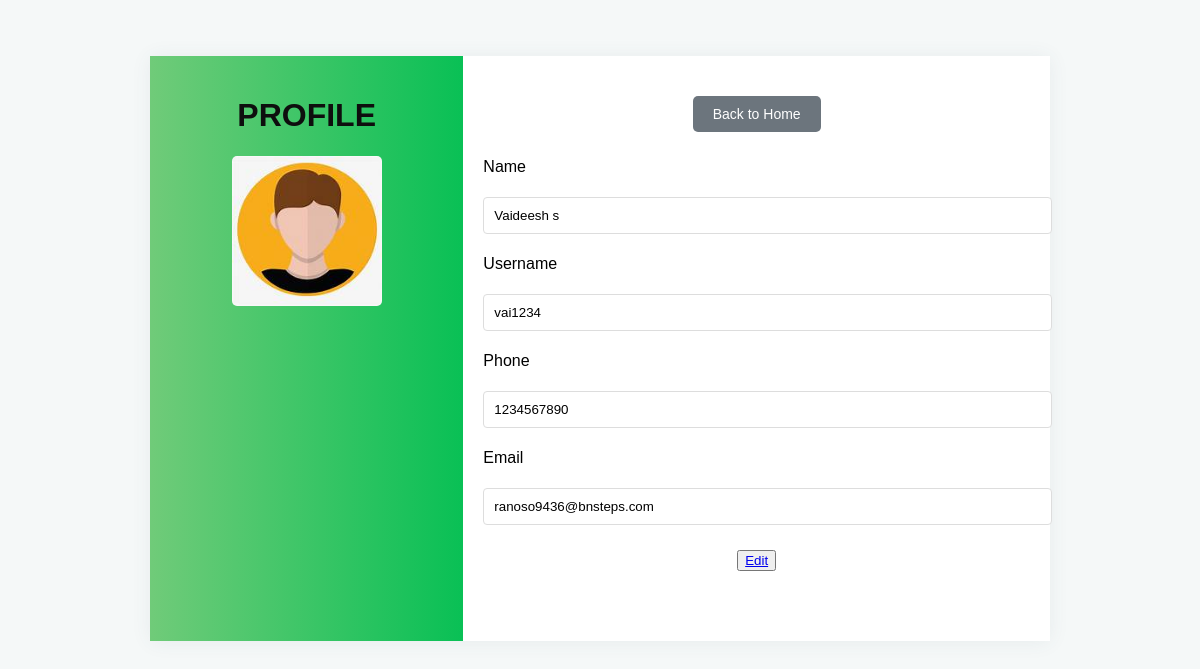
/profile/ (signed in), run on the app's committed database.
### ffm/models.py (models this page shows, shortened)
class user_register(models.Model):
    Name=models.CharField(max_length=50,null=True,blank=True)
    username=models.CharField(max_length=50,null=True,blank=True)
    phone=models.IntegerField(null=True,blank=True)
    email=models.EmailField(max_length=60,null=True,blank=True)
    image=models.ImageField(upload_to='user_image/',null=True,blank=True)
    password=models.CharField(max_length=10,null=True,blank=True)
    re_password=models.CharField(max_length=10,null=True,blank=True)

### ffm/views.py (the view)
# urls.py: path('profile/',views.profile,name='profile'),
def profile(request):
    if 'email' in  request.session:
        mail=request.session['email']
        usr=user_register.objects.get(email=mail)
    return render(request,'profile.html',{'usr':usr})

### ffm/templates/profile.html (shortened to what this page needs)
<!DOCTYPE html>
<html lang="en">
<head>
</head>
<body>
    <form method="POST" id="signup-form" class="signup-form" enctype="multipart/form-data">
        <div class="page-content page-container" id="page-content">
            <div class="padding">
                <div class="user-card-full">
                    <div class="user-profile">
                        <h1>PROFILE</h1>
                        {% if usr %}
                        {% if usr.image %}
                        <img src="{{usr.image.url}}" style="height: 150px; width: 150px;" class="img-radius" alt="User-Profile-Image">
                        {% else %}
                        <p>No image found</p>
                        {% endif %}
                        {% endif %}
                    </div>
                    <div class="card-block">
                        <div class="button-container">
                            <a href="/home/" class="back-button">Back to Home</a>
                        </div>
                        <div>
                            <p>Name</p>
                            <input type="text" class="form-input" name="name" id="name" value="{{usr.Name}}" readonly/>
                        </div>
                        <div>
                            <p>Username</p>
                            <input type="text" class="form-input" name="username" id="username" value="{{usr.username}}" readonly/>
                        </div>
                        <div>
                            <p>Phone</p>
                            <input type="tel" class="form-input" name="phone" id="phone" value="{{usr.phone}}" readonly/>
                        </div>
                        <div>
                            <p>Email</p>
                            <input type="email" class="form-input" name="email" id="email" value="{{usr.email}}" readonly/>
                        </div>
                        <div class="button-container">
                            <button><a href="/edit/{{usr.id}}/">Edit</a></button>
                        </div>
                        <ul class="social-link list-unstyled m-t-40 m-b-10">
                        </ul>
                    </div>
                </div>
            </div>
        </div>
    </form>
</body>
</html>

### ffm/templates/profile.html (style rules this page uses)
body { background-color: #f5f8f8; font-family: Arial, sans-serif; }
.padding { padding: 3rem !important; }
.user-card-full { display: flex; max-width: 900px; margin: 0 auto; border-radius: 5px; box-shadow: 0 1px 20px 0 rgba(69, 90, 100, 0.08); }
.user-profile { flex: 1; background: linear-gradient(to right, #70cb79, #09c055); padding: 20px; text-align: center; color: rgb(14, 14, 14); }
.card-block { flex: 2; padding: 20px; background: white; }
.img-radius { border-radius: 5px; }
.form-input { width: 100%; padding: 10px; margin: 5px 0; border: 1px solid #ddd; border-radius: 4px; }
.button-container { text-align: center; margin-top: 20px; }
.button-container .back-button { display: inline-block; margin-bottom: 10px; padding: 10px 20px; background-color: #6c757d; color: white; text-decoration: none; border-radius: 5px; font-size: 14px; }

### data on the page
user_register: image (picture), name "Vaideesh s", username "vai1234", phone "1234567890", email "ranoso9436@bnsteps.com"
